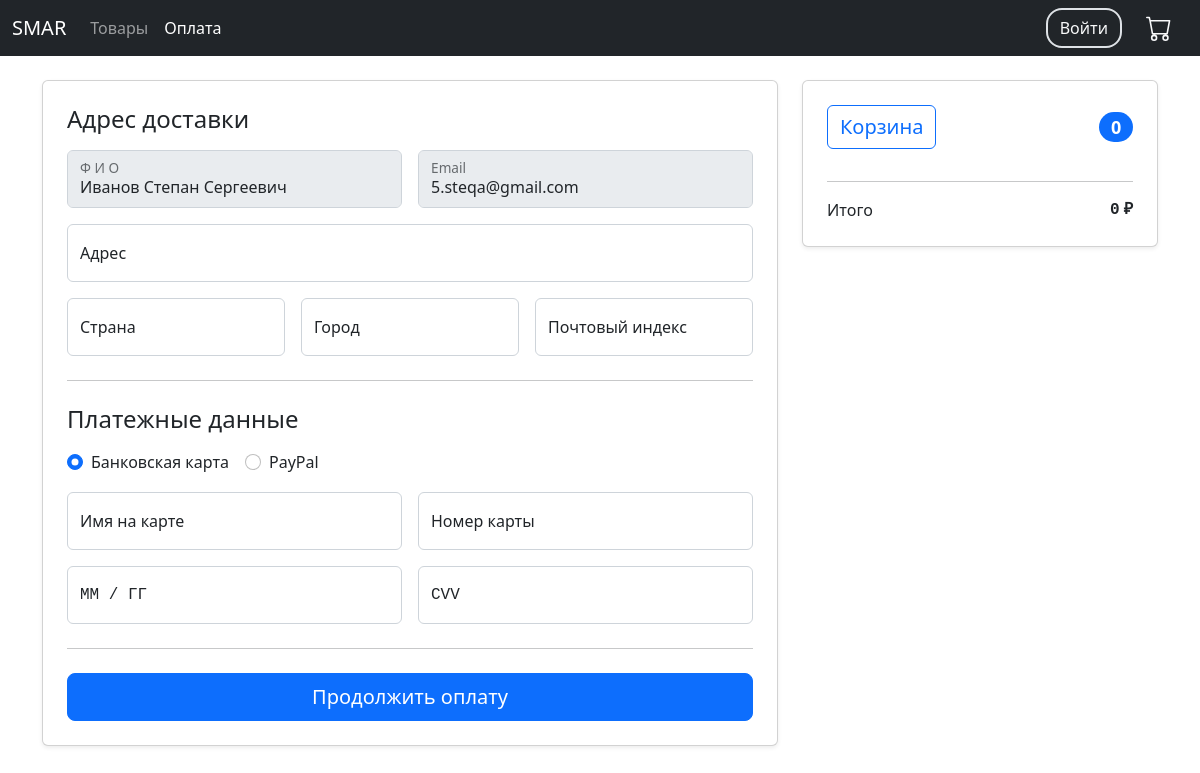
/checkout/ (signed in), run on the app's committed database.
### authentication/models.py (models this page shows)
class CustomUser(AbstractUser):
    email = models.EmailField(_('email address'), unique=True)
    fio = models.CharField(_('ФИО'), max_length=200)
    USERNAME_FIELD = 'email'
    REQUIRED_FIELDS = []

### store/models.py (models this page shows, shortened)
class Order(models.Model):
    customer = models.ForeignKey(CustomUser, on_delete=models.SET_NULL, null=True)
    date_ordered = models.DateTimeField(auto_now_add=True)
    complete = models.BooleanField(default=False)
    transaction_id = models.CharField(max_length=200)
    @property
    def get_total_order_price(self):
        order_items = self.orderitem_set.all()
        total_price = sum(item.get_total_items_price for item in order_items)
        return total_price
    @property
    def get_total_order_quantity(self):
        order_items = self.orderitem_set.all()
        total_quantity = sum(item.quantity for item in order_items)
        return total_quantity

### store/views.py (the view)
# urls.py: path('checkout/', views.checkout, name='checkout'),
def checkout(request):
    data = cart_data(request)
    order = data['order']
    order_items = data['order_items']
    cart_total_quantity = data['cart_total_quantity']
    context = {
        'order': order,
        'order_items': order_items,
        'cart_total_quantity': cart_total_quantity,
    }
    if request.user.is_authenticated:
        context['fio'] = request.user.fio
        context['email'] = request.user.email
    return render(request, 'store/checkout.html', context)

### store/utils.py (called while the page is built)
def cart_data(request):
    if request.user.is_authenticated:
        customer = request.user
        order, created = Order.objects.get_or_create(customer=customer, complete=False)
        order_items = order.orderitem_set.all()
        cart_total_quantity = order.get_total_order_quantity
    else:
        cart = cookie_cart_data(request)
        order = cart['order']
        order_items = cart['order_items']
        cart_total_quantity = cart['cart_total_quantity']
    return {
        'order': order,
        'order_items': order_items,
        'cart_total_quantity': cart_total_quantity,
    }

### store/templates/store/checkout.html (shortened to what this page needs)
{% extends 'store/base.html' %}
{% load static %}
{% load humanize %}
{% block active-checkout %}active{% endblock %}
{% block content %}
<div class="row gx-4 my-4">
    <div class="col-xl-8 col-12">
        <div class="card shadow-sm p-4">
            <form id="checkoutForm">
                <h4 class="mb-3">Адрес доставки</h4>
                <div class="row g-3">
                    {% if user.is_authenticated %}
                    <div class="col-6">
                        <div class="form-floating">
                            <input type="text" class="form-control" name="fio" placeholder="Имя"
                            value="{{ fio }}" disabled>
                            <label>Ф И О</label>
                        </div>
                    </div>
                    <div class="col-6">
                        <div class="form-floating">
                            <input type="email" class="form-control" name="email" placeholder="Email"
                                value="{{ email }}" disabled>
                            <label>Email</label>
                        </div>
                    </div>
                    {% endif %}
                    <div class="col-12">
                        <div class="form-floating">
                            <input type="text" class="form-control" name="address" placeholder="Адрес">
                            <label>Адрес</label>
                        </div>
                    </div>
                    <div class="col-md-4">
                        <div class="form-floating">
                            <input type="text" class="form-control" name="country" placeholder="Страна">
                            <label>Страна</label>
                        </div>
                    </div>
                    <div class="col-md-4">
                        <div class="form-floating">
                            <input type="text" class="form-control" name="city" placeholder="Город">
                            <label>Город</label>
                        </div>
                    </div>
                    <div class="col-md-4">
                        <div class="form-floating">
                            <input type="text" class="form-control" name="postcode" placeholder="Почтовый индекс">
                            <label>Почтовый индекс</label>
                        </div>
                    </div>
                </div>
                <hr class="my-4">
                <h4 class="mb-3">Платежные данные</h4>
                <div class="row my-3">
                    <div class="d-flex">
                        <div class="form-check me-3">
                            <input type="radio" class="form-check-input" name="bank_card" id="paymentMethod1" checked>
                            <label class="form-check-label" for="paymentMethod1">Банковская карта</label>
                        </div>
                        <div class="form-check">
                            <input type="radio" class="form-check-input" name="paypal" id="paymentMethod2">
                            <label class="form-check-label" for="paymentMethod2">PayPal</label>
                        </div>
                    </div>
                </div>
                <div class="row g-3">
                    <div class="col-md-6">
                        <div class="form-floating">
                            <input type="text" class="form-control" name="card_name" placeholder="Имя на карте">
                            <label>Имя на карте</label>
                        </div>
                    </div>
                    <div class="col-md-6">
                        <div class="form-floating">
                            <input type="text" class="form-control" name="card_number" placeholder="Номер карты">
                            <label>Номер карты</label>
                        </div>
                    </div>
                    <div class="col-sm-6">
                        <div class="form-floating">
                            <input type="text" class="form-control" name="card_date" placeholder="ММ / ГГ">
                            <label class="font-monospace">ММ / ГГ</label>
                        </div>
                    </div>
                    <div class="col-sm-6">
                        <div class="form-floating">
                            <input type="text" class="form-control" name="card_CVV" placeholder="CVV">
                            <label class="font-monospace">CVV</label>
                        </div>
                    </div>
                </div>
                <hr class="my-4">
                <button class="w-100 btn btn-primary btn-lg" id="paymentBtn">Продолжить оплату</button>
            </form>
        </div>
    </div>
    <div class="col-xl-4 col-12 order-xl-last order-first mb-4">
        <div class="card shadow-sm p-4">
            <h4 class="d-flex justify-content-between align-items-center mb-3">
                <a href="{% url 'cart' %}" class="btn btn-outline-primary fs-5">Корзина</a>
                <span class="badge bg-primary rounded-pill">{{ order.get_total_order_quantity }}</span>
            </h4>
            <hr>
            <div class="d-flex justify-content-between">
                <span>Итого</span>
                <p class="m-0 font-monospace fw-semibold">{{ order.get_total_order_price|floatformat:"-2g" }}<span
                        class="ms-1">₽</span></p>
            </div>
        </div>
    </div>
</div>
{% endblock %}

### static/css/input-status.css (style rules this page uses)
:root { --animation-delay: 0.5s; }

### data on the page
CustomUser: fio "Иванов Степан Сергеевич", email "5.steqa@gmail.com"
Order: get_total_order_quantity "0", get_total_order_price "0"
